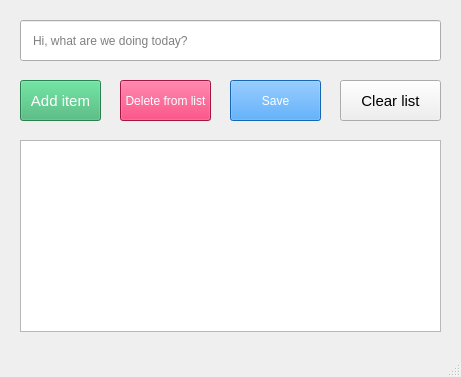
<?xml version="1.0" encoding="UTF-8"?>
<ui version="4.0">
 <class>MainWindow</class>
 <widget class="QMainWindow" name="MainWindow">
  <property name="geometry">
   <rect>
    <x>0</x>
    <y>0</y>
    <width>461</width>
    <height>377</height>
   </rect>
  </property>
  <property name="windowTitle">
   <string>MainWindow</string>
  </property>
  <widget class="QWidget" name="centralwidget">
   <widget class="QPushButton" name="add_btn">
    <property name="geometry">
     <rect>
      <x>20</x>
      <y>80</y>
      <width>81</width>
      <height>41</height>
     </rect>
    </property>
    <property name="font">
     <font>
      <pointsize>11</pointsize>
      <weight>50</weight>
      <bold>false</bold>
     </font>
    </property>
    <property name="styleSheet">
     <string notr="true">background-color: mediumseagreen;
color: white;
</string>
    </property>
    <property name="text">
     <string>Add item</string>
    </property>
   </widget>
   <widget class="QPushButton" name="clear_btn">
    <property name="geometry">
     <rect>
      <x>340</x>
      <y>80</y>
      <width>101</width>
      <height>41</height>
     </rect>
    </property>
    <property name="font">
     <font>
      <pointsize>11</pointsize>
     </font>
    </property>
    <property name="styleSheet">
     <string notr="true"/>
    </property>
    <property name="text">
     <string>Clear list</string>
    </property>
   </widget>
   <widget class="QPushButton" name="del_btn">
    <property name="geometry">
     <rect>
      <x>120</x>
      <y>80</y>
      <width>91</width>
      <height>41</height>
     </rect>
    </property>
    <property name="styleSheet">
     <string notr="true">background-color: #E51E5C;
color: white;
</string>
    </property>
    <property name="text">
     <string>Delete from list</string>
    </property>
   </widget>
   <widget class="QLineEdit" name="todo_input">
    <property name="geometry">
     <rect>
      <x>20</x>
      <y>20</y>
      <width>421</width>
      <height>41</height>
     </rect>
    </property>
    <property name="styleSheet">
     <string notr="true">padding-left: 10px</string>
    </property>
    <property name="placeholderText">
     <string>Hi, what are we doing today?</string>
    </property>
   </widget>
   <widget class="QListWidget" name="todo_list">
    <property name="geometry">
     <rect>
      <x>20</x>
      <y>140</y>
      <width>421</width>
      <height>192</height>
     </rect>
    </property>
   </widget>
   <widget class="QPushButton" name="save_btn">
    <property name="geometry">
     <rect>
      <x>230</x>
      <y>80</y>
      <width>91</width>
      <height>41</height>
     </rect>
    </property>
    <property name="styleSheet">
     <string notr="true">background-color: dodgerblue;
color: white;
</string>
    </property>
    <property name="text">
     <string>Save</string>
    </property>
   </widget>
  </widget>
  <widget class="QMenuBar" name="menubar">
   <property name="geometry">
    <rect>
     <x>0</x>
     <y>0</y>
     <width>461</width>
     <height>21</height>
    </rect>
   </property>
  </widget>
  <widget class="QStatusBar" name="statusbar"/>
 </widget>
 <resources/>
 <connections/>
</ui>
